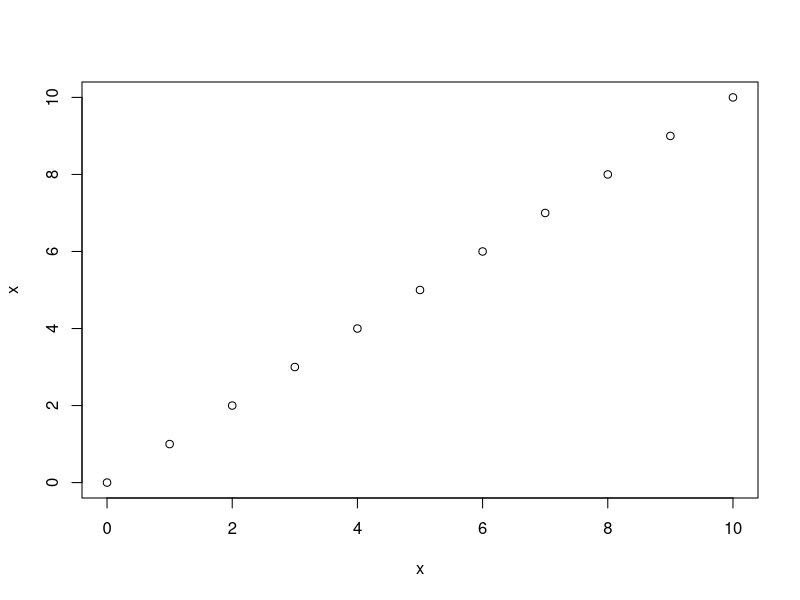

Here is the R script that generated this plot: (Note: this script raises an error after producing the figure.)
library(ggplot2)
library(reshape2)


x = seq(0,10)

plot(x,x)

dat = data.frame(sqftArea = x, sqftAreaSq = x^2, housePrice =  4 + 70*x + 6*x^2)#, output2 = 4+6*x) # sqftAreaSquared = x^2, squaredOutput = -x^2, squaredOutput2 = 3*x^2) #  outputSquared = 4+13*x^2, outputCube = x^3, inputSq = x^2 

dat = melt(dat,id.vars = 'input', variable.name = c('output'),value.name = 'value')

ggplot(data = dat, aes(x=input, y=value, group = output,color = output)) +
  geom_line()+
  geom_point()

x = seq(-10,10)
lines(x,x^2) + lines(x,x^3) 

output.lm = lm(data = dat, housePrice ~ (sqftAreaSq+sqftArea))
output.lm
output.lm$residuals

